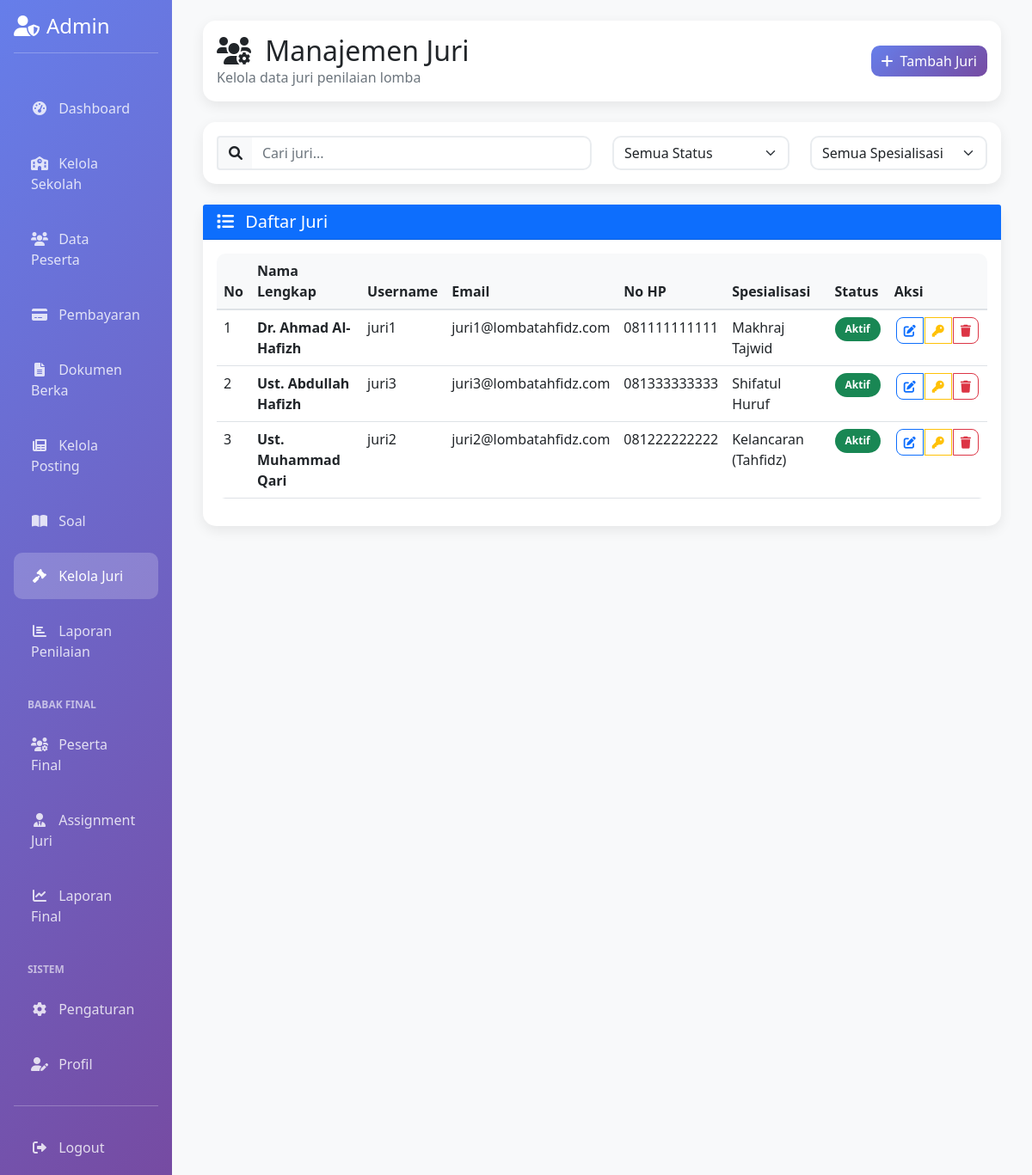
Screenshot of /admin/juri.php (signed in) with the database file from the repository.
### tables this page shows
CREATE TABLE juri (
    id INT AUTO_INCREMENT PRIMARY KEY,
    nama_lengkap VARCHAR(100) NOT NULL,
    username VARCHAR(50) NOT NULL UNIQUE,
    password VARCHAR(255) NOT NULL,
    email VARCHAR(100),
    no_hp VARCHAR(15),
    spesialisasi VARCHAR(100),
    status ENUM('Aktif', 'Nonaktif') DEFAULT 'Aktif',
    created_at TIMESTAMP DEFAULT CURRENT_TIMESTAMP,
    updated_at TIMESTAMP DEFAULT CURRENT_TIMESTAMP ON UPDATE CURRENT_TIMESTAMP
);

### admin/juri.php (the view, shortened to what this page needs)
<?php
require_once '../config/database.php';
$query_juri = "SELECT * FROM juri ORDER BY nama_lengkap";
$result_juri = $pdo->query($query_juri);
$juri_list = $result_juri->fetchAll();
?>
<!DOCTYPE html>
<html lang="id">
<head>
    <link href="https://cdn.jsdelivr.net/npm/bootstrap@5.1.3/dist/css/bootstrap.min.css" rel="stylesheet">
    <link href="https://cdnjs.cloudflare.com/ajax/libs/font-awesome/6.0.0/css/all.min.css" rel="stylesheet">
</head>
<body>
    <div class="container-fluid">
        <div class="row">
            <?php include 'menu.php'; ?>
            <div class="col-md-9 col-lg-10">
                <div class="p-4">
                    <div class="row mb-4">
                        <div class="col-12">
                            <div class="card">
                                <div class="card-body">
                                    <div class="d-flex justify-content-between align-items-center">
                                        <div>
                                            <h2 class="card-title mb-0">
                                                <i class="fas fa-users-cog me-2"></i>
                                                Manajemen Juri
                                            </h2>
                                            <p class="text-muted mb-0">Kelola data juri penilaian lomba</p>
                                        </div>
                                        <button class="btn btn-primary" data-bs-toggle="modal" data-bs-target="#modalAdd">
                                            <i class="fas fa-plus me-2"></i>Tambah Juri
                                        </button>
                                    </div>
                                </div>
                            </div>
                        </div>
                    </div>
                    <div class="card mb-4">
                        <div class="card-body">
                            <div class="row">
                                <div class="col-md-6">
                                    <div class="input-group">
                                        <span class="input-group-text"><i class="fas fa-search"></i></span>
                                        <input type="text" class="form-control" id="searchInput" placeholder="Cari juri...">
                                    </div>
                                </div>
                                <div class="col-md-3">
                                    <select class="form-select" id="statusFilter">
                                        <option value="">Semua Status</option>
                                    </select>
                                </div>
                                <div class="col-md-3">
                                    <select class="form-select" id="spesialisasiFilter">
                                        <option value="">Semua Spesialisasi</option>
                                    </select>
                                </div>
                            </div>
                        </div>
                    </div>
                    <div class="card">
                        <div class="card-header bg-primary text-white">
                            <h5 class="mb-0">
                                <i class="fas fa-list me-2"></i>
                                Daftar Juri
                            </h5>
                        </div>
                        <div class="card-body">
                            <div class="table-responsive">
                                <table class="table table-hover" id="juriTable">
                                    <thead>
                                        <tr>
                                            <th>No</th>
                                            <th>Nama Lengkap</th>
                                            <th>Username</th>
                                            <th>Email</th>
                                            <th>No HP</th>
                                            <th>Spesialisasi</th>
                                            <th>Status</th>
                                            <th>Aksi</th>
                                        </tr>
                                    </thead>
                                    <tbody>
                                        <?php if (count($juri_list) > 0): ?>
                                            <?php $no = 1; foreach ($juri_list as $juri): ?>
                                                <tr>
                                                    <td><?php echo $no++; ?></td>
                                                    <td>
                                                        <strong><?php echo htmlspecialchars($juri['nama_lengkap']); ?></strong>
                                                    </td>
                                                    <td><?php echo htmlspecialchars($juri['username']); ?></td>
                                                    <td><?php echo htmlspecialchars($juri['email']); ?></td>
                                                    <td><?php echo htmlspecialchars($juri['no_hp']); ?></td>
                                                    <td><?php echo htmlspecialchars(
                                                        $juri['spesialisasi'] == 'Kelancaran Hafalan' ? 'Kelancaran (Tahfidz)' : (
                                                        $juri['spesialisasi'] == 'Makhraj' ? 'Makhraj Tajwid' : (
                                                        $juri['spesialisasi'] == 'Tajwid dan Adab' ? 'Shifatul Huruf' : $juri['spesialisasi']
                                                        ))
                                                    ); ?></td>
                                                    <td>
                                                        <span class="badge bg-<?php echo $juri['status'] == 'Aktif' ? 'success' : 'danger'; ?>">
                                                            <?php echo $juri['status']; ?>
                                                        </span>
                                                    </td>
                                                    <td>
                                                        <div class="btn-group" role="group">
                                                            <button class="btn btn-sm btn-outline-primary"
                                                                    onclick="editJuri(<?php echo htmlspecialchars(json_encode($juri)); ?>)"
                                                                    title="Edit">
                                                                <i class="fas fa-edit"></i>
                                                            </button>
                                                            <button class="btn btn-sm btn-outline-warning"
                                                                    onclick="resetPassword(<?php echo $juri['id']; ?>, '<?php echo htmlspecialchars($juri['nama_lengkap']); ?>')"
                                                                    title="Reset Password">
                                                                <i class="fas fa-key"></i>
                                                            </button>
                                                            <button class="btn btn-sm btn-outline-danger"
                                                                    onclick="deleteJuri(<?php echo $juri['id']; ?>, '<?php echo htmlspecialchars($juri['nama_lengkap']); ?>')"
                                                                    title="Hapus">
                                                                <i class="fas fa-trash"></i>
                                                            </button>
                                                        </div>
                                                    </td>
                                                </tr>
                                            <?php endforeach; ?>
                                        <?php endif; ?>
                                    </tbody>
                                </table>
                            </div>
                        </div>
                    </div>
                </div>
            </div>
        </div>
    </div>
</body>
</html>

### admin/juri.php (style rules this page uses)
body { background-color: #f8f9fa; }
.card { border: none; border-radius: 15px; box-shadow: 0 5px 15px rgba(0,0,0,0.08); }
.btn-primary { background: linear-gradient(135deg, #667eea 0%, #764ba2 100%); border: none; border-radius: 10px; }
.table { border-radius: 10px; overflow: hidden; }
.badge { border-radius: 20px; padding: 8px 12px; }
.form-control, .form-select { border-radius: 10px; border: 2px solid #e9ecef; transition: all 0.3s ease; }
.btn-group .btn { border-radius: 8px; margin: 0 2px; }
.table th { background-color: #f8f9fa; font-weight: 600; border-bottom: 2px solid #dee2e6; }
.input-group-text { background-color: #f8f9fa; border: 2px solid #e9ecef; border-right: none; }
.input-group .form-control { border-left: none; }

### rows the page displays
juri: nama_lengkap "Dr. Ahmad Al-Hafizh", username "juri1", email "juri1@lombatahfidz.com", no_hp "081111111111", spesialisasi "Makhraj Tajwid", status "Aktif"
juri: nama_lengkap "Ust. Abdullah Hafizh", username "juri3", email "juri3@lombatahfidz.com", no_hp "081333333333", spesialisasi "Shifatul Huruf", status "Aktif"
juri: nama_lengkap "Ust. Muhammad Qari", username "juri2", email "juri2@lombatahfidz.com", no_hp "081222222222", spesialisasi "Kelancaran (Tahfidz)", status "Aktif"
